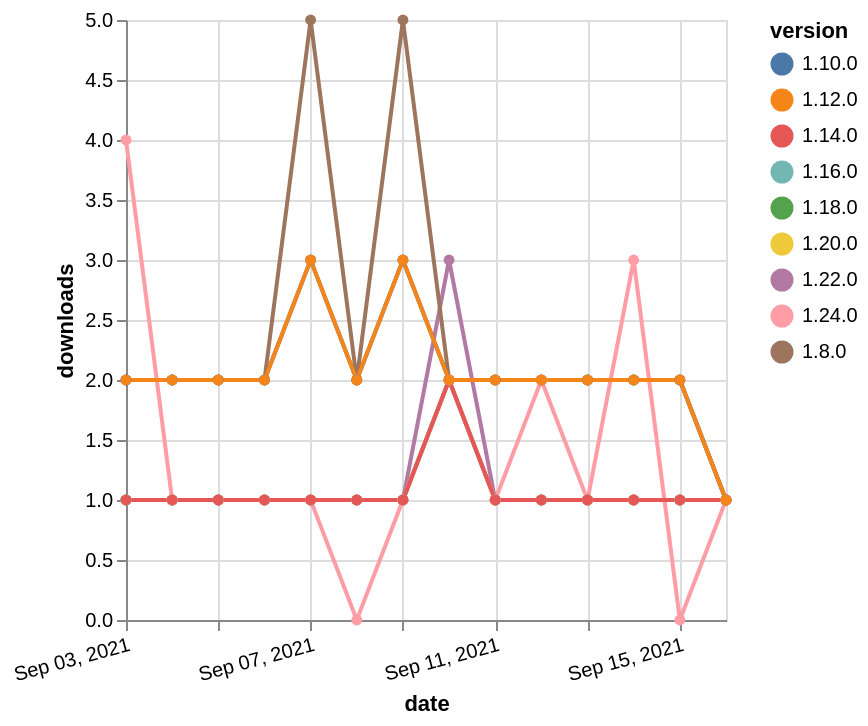

Vega-Lite specification for this chart:
### Vega-Lite specification from a JSON file in a GitHub repository (floating-point values rounded to 4 significant figures)
{"$schema": "https://vega.github.io/schema/vega-lite/v5.json", "description": "A simple bar chart with embedded data.", "data": {"values": [{"date": "2021-09-03", "total": 189, "delta": 1, "version": "1.18.0"}, {"date": "2021-09-04", "total": 190, "delta": 1, "version": "1.18.0"}, {"date": "2021-09-05", "total": 191, "delta": 1, "version": "1.18.0"}, {"date": "2021-09-06", "total": 192, "delta": 1, "version": "1.18.0"}, {"date": "2021-09-07", "total": 193, "delta": 1, "version": "1.18.0"}, {"date": "2021-09-08", "total": 194, "delta": 1, "version": "1.18.0"}, {"date": "2021-09-09", "total": 195, "delta": 1, "version": "1.18.0"}, {"date": "2021-09-10", "total": 197, "delta": 2, "version": "1.18.0"}, {"date": "2021-09-11", "total": 198, "delta": 1, "version": "1.18.0"}, {"date": "2021-09-12", "total": 199, "delta": 1, "version": "1.18.0"}, {"date": "2021-09-13", "total": 200, "delta": 1, "version": "1.18.0"}, {"date": "2021-09-14", "total": 201, "delta": 1, "version": "1.18.0"}, {"date": "2021-09-15", "total": 202, "delta": 1, "version": "1.18.0"}, {"date": "2021-09-16", "total": 203, "delta": 1, "version": "1.18.0"}, {"date": "2021-09-03", "total": 190, "delta": 1, "version": "1.22.0"}, {"date": "2021-09-04", "total": 191, "delta": 1, "version": "1.22.0"}, {"date": "2021-09-05", "total": 192, "delta": 1, "version": "1.22.0"}, {"date": "2021-09-06", "total": 193, "delta": 1, "version": "1.22.0"}, {"date": "2021-09-07", "total": 194, "delta": 1, "version": "1.22.0"}, {"date": "2021-09-08", "total": 195, "delta": 1, "version": "1.22.0"}, {"date": "2021-09-09", "total": 196, "delta": 1, "version": "1.22.0"}, {"date": "2021-09-10", "total": 199, "delta": 3, "version": "1.22.0"}, {"date": "2021-09-11", "total": 200, "delta": 1, "version": "1.22.0"}, {"date": "2021-09-12", "total": 201, "delta": 1, "version": "1.22.0"}, {"date": "2021-09-13", "total": 202, "delta": 1, "version": "1.22.0"}, {"date": "2021-09-14", "total": 203, "delta": 1, "version": "1.22.0"}, {"date": "2021-09-15", "total": 204, "delta": 1, "version": "1.22.0"}, {"date": "2021-09-16", "total": 205, "delta": 1, "version": "1.22.0"}, {"date": "2021-09-03", "total": 3519, "delta": 2, "version": "1.8.0"}, {"date": "2021-09-04", "total": 3521, "delta": 2, "version": "1.8.0"}, {"date": "2021-09-05", "total": 3523, "delta": 2, "version": "1.8.0"}, {"date": "2021-09-06", "total": 3525, "delta": 2, "version": "1.8.0"}, {"date": "2021-09-07", "total": 3530, "delta": 5, "version": "1.8.0"}, {"date": "2021-09-08", "total": 3532, "delta": 2, "version": "1.8.0"}, {"date": "2021-09-09", "total": 3537, "delta": 5, "version": "1.8.0"}, {"date": "2021-09-10", "total": 3539, "delta": 2, "version": "1.8.0"}, {"date": "2021-09-11", "total": 3541, "delta": 2, "version": "1.8.0"}, {"date": "2021-09-12", "total": 3543, "delta": 2, "version": "1.8.0"}, {"date": "2021-09-13", "total": 3545, "delta": 2, "version": "1.8.0"}, {"date": "2021-09-14", "total": 3547, "delta": 2, "version": "1.8.0"}, {"date": "2021-09-15", "total": 3549, "delta": 2, "version": "1.8.0"}, {"date": "2021-09-16", "total": 3550, "delta": 1, "version": "1.8.0"}, {"date": "2021-09-03", "total": 2596, "delta": 2, "version": "1.10.0"}, {"date": "2021-09-04", "total": 2598, "delta": 2, "version": "1.10.0"}, {"date": "2021-09-05", "total": 2600, "delta": 2, "version": "1.10.0"}, {"date": "2021-09-06", "total": 2602, "delta": 2, "version": "1.10.0"}, {"date": "2021-09-07", "total": 2605, "delta": 3, "version": "1.10.0"}, {"date": "2021-09-08", "total": 2607, "delta": 2, "version": "1.10.0"}, {"date": "2021-09-09", "total": 2610, "delta": 3, "version": "1.10.0"}, {"date": "2021-09-10", "total": 2612, "delta": 2, "version": "1.10.0"}, {"date": "2021-09-11", "total": 2614, "delta": 2, "version": "1.10.0"}, {"date": "2021-09-12", "total": 2616, "delta": 2, "version": "1.10.0"}, {"date": "2021-09-13", "total": 2618, "delta": 2, "version": "1.10.0"}, {"date": "2021-09-14", "total": 2620, "delta": 2, "version": "1.10.0"}, {"date": "2021-09-15", "total": 2622, "delta": 2, "version": "1.10.0"}, {"date": "2021-09-16", "total": 2623, "delta": 1, "version": "1.10.0"}, {"date": "2021-09-03", "total": 168, "delta": 1, "version": "1.20.0"}, {"date": "2021-09-04", "total": 169, "delta": 1, "version": "1.20.0"}, {"date": "2021-09-05", "total": 170, "delta": 1, "version": "1.20.0"}, {"date": "2021-09-06", "total": 171, "delta": 1, "version": "1.20.0"}, {"date": "2021-09-07", "total": 172, "delta": 1, "version": "1.20.0"}, {"date": "2021-09-08", "total": 173, "delta": 1, "version": "1.20.0"}, {"date": "2021-09-09", "total": 174, "delta": 1, "version": "1.20.0"}, {"date": "2021-09-10", "total": 176, "delta": 2, "version": "1.20.0"}, {"date": "2021-09-11", "total": 177, "delta": 1, "version": "1.20.0"}, {"date": "2021-09-12", "total": 178, "delta": 1, "version": "1.20.0"}, {"date": "2021-09-13", "total": 179, "delta": 1, "version": "1.20.0"}, {"date": "2021-09-14", "total": 180, "delta": 1, "version": "1.20.0"}, {"date": "2021-09-15", "total": 181, "delta": 1, "version": "1.20.0"}, {"date": "2021-09-16", "total": 182, "delta": 1, "version": "1.20.0"}, {"date": "2021-09-03", "total": 192, "delta": 1, "version": "1.16.0"}, {"date": "2021-09-04", "total": 193, "delta": 1, "version": "1.16.0"}, {"date": "2021-09-05", "total": 194, "delta": 1, "version": "1.16.0"}, {"date": "2021-09-06", "total": 195, "delta": 1, "version": "1.16.0"}, {"date": "2021-09-07", "total": 196, "delta": 1, "version": "1.16.0"}, {"date": "2021-09-08", "total": 197, "delta": 1, "version": "1.16.0"}, {"date": "2021-09-09", "total": 198, "delta": 1, "version": "1.16.0"}, {"date": "2021-09-10", "total": 200, "delta": 2, "version": "1.16.0"}, {"date": "2021-09-11", "total": 201, "delta": 1, "version": "1.16.0"}, {"date": "2021-09-12", "total": 202, "delta": 1, "version": "1.16.0"}, {"date": "2021-09-13", "total": 203, "delta": 1, "version": "1.16.0"}, {"date": "2021-09-14", "total": 204, "delta": 1, "version": "1.16.0"}, {"date": "2021-09-15", "total": 205, "delta": 1, "version": "1.16.0"}, {"date": "2021-09-16", "total": 206, "delta": 1, "version": "1.16.0"}, {"date": "2021-09-03", "total": 117, "delta": 4, "version": "1.24.0"}, {"date": "2021-09-04", "total": 118, "delta": 1, "version": "1.24.0"}, {"date": "2021-09-05", "total": 119, "delta": 1, "version": "1.24.0"}, {"date": "2021-09-06", "total": 120, "delta": 1, "version": "1.24.0"}, {"date": "2021-09-07", "total": 121, "delta": 1, "version": "1.24.0"}, {"date": "2021-09-08", "total": 121, "delta": 0, "version": "1.24.0"}, {"date": "2021-09-09", "total": 122, "delta": 1, "version": "1.24.0"}, {"date": "2021-09-10", "total": 124, "delta": 2, "version": "1.24.0"}, {"date": "2021-09-11", "total": 125, "delta": 1, "version": "1.24.0"}, {"date": "2021-09-12", "total": 127, "delta": 2, "version": "1.24.0"}, {"date": "2021-09-13", "total": 128, "delta": 1, "version": "1.24.0"}, {"date": "2021-09-14", "total": 131, "delta": 3, "version": "1.24.0"}, {"date": "2021-09-15", "total": 131, "delta": 0, "version": "1.24.0"}, {"date": "2021-09-16", "total": 132, "delta": 1, "version": "1.24.0"}, {"date": "2021-09-03", "total": 241, "delta": 1, "version": "1.14.0"}, {"date": "2021-09-04", "total": 242, "delta": 1, "version": "1.14.0"}, {"date": "2021-09-05", "total": 243, "delta": 1, "version": "1.14.0"}, {"date": "2021-09-06", "total": 244, "delta": 1, "version": "1.14.0"}, {"date": "2021-09-07", "total": 245, "delta": 1, "version": "1.14.0"}, {"date": "2021-09-08", "total": 246, "delta": 1, "version": "1.14.0"}, {"date": "2021-09-09", "total": 247, "delta": 1, "version": "1.14.0"}, {"date": "2021-09-10", "total": 249, "delta": 2, "version": "1.14.0"}, {"date": "2021-09-11", "total": 250, "delta": 1, "version": "1.14.0"}, {"date": "2021-09-12", "total": 251, "delta": 1, "version": "1.14.0"}, {"date": "2021-09-13", "total": 252, "delta": 1, "version": "1.14.0"}, {"date": "2021-09-14", "total": 253, "delta": 1, "version": "1.14.0"}, {"date": "2021-09-15", "total": 254, "delta": 1, "version": "1.14.0"}, {"date": "2021-09-16", "total": 255, "delta": 1, "version": "1.14.0"}, {"date": "2021-09-03", "total": 2267, "delta": 2, "version": "1.12.0"}, {"date": "2021-09-04", "total": 2269, "delta": 2, "version": "1.12.0"}, {"date": "2021-09-05", "total": 2271, "delta": 2, "version": "1.12.0"}, {"date": "2021-09-06", "total": 2273, "delta": 2, "version": "1.12.0"}, {"date": "2021-09-07", "total": 2276, "delta": 3, "version": "1.12.0"}, {"date": "2021-09-08", "total": 2278, "delta": 2, "version": "1.12.0"}, {"date": "2021-09-09", "total": 2281, "delta": 3, "version": "1.12.0"}, {"date": "2021-09-10", "total": 2283, "delta": 2, "version": "1.12.0"}, {"date": "2021-09-11", "total": 2285, "delta": 2, "version": "1.12.0"}, {"date": "2021-09-12", "total": 2287, "delta": 2, "version": "1.12.0"}, {"date": "2021-09-13", "total": 2289, "delta": 2, "version": "1.12.0"}, {"date": "2021-09-14", "total": 2291, "delta": 2, "version": "1.12.0"}, {"date": "2021-09-15", "total": 2293, "delta": 2, "version": "1.12.0"}, {"date": "2021-09-16", "total": 2294, "delta": 1, "version": "1.12.0"}]}, "width": "container", "mark": {"type": "line", "point": {"filled": true}}, "encoding": {"x": {"field": "date", "type": "temporal", "timeUnit": "yearmonthdate", "title": "date", "axis": {"labelAngle": -15}}, "y": {"field": "delta", "type": "quantitative", "title": "downloads"}, "color": {"field": "version", "type": "nominal"}, "tooltip": {"field": "delta"}}}
